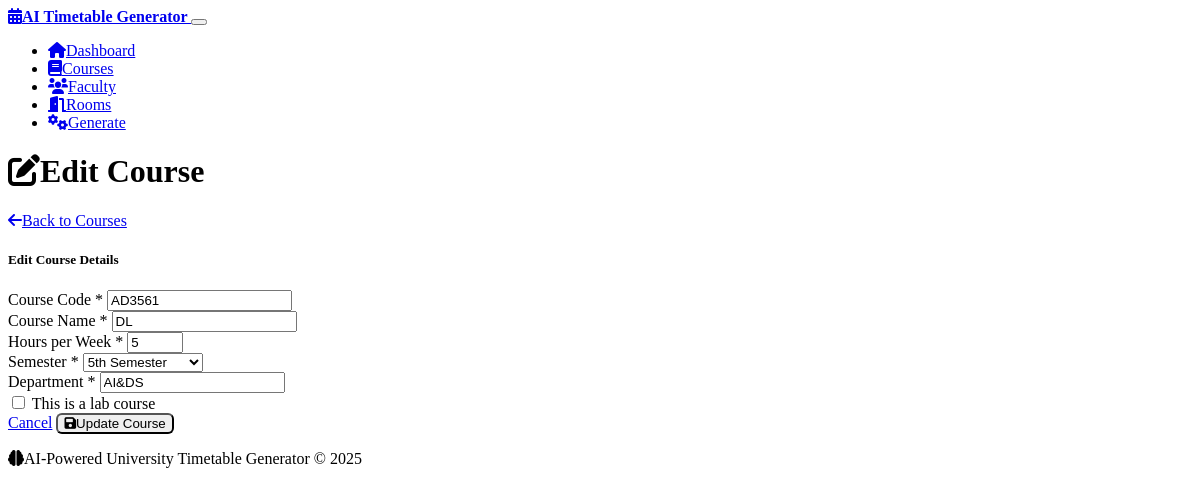
Page /courses/edit/1 on the committed database.
### models.py (models this page shows, shortened)
class Course(db.Model):
    id = db.Column(db.Integer, primary_key=True)
    code = db.Column(db.String(20), unique=True, nullable=False)
    name = db.Column(db.String(100), nullable=False)
    hours_per_week = db.Column(db.Integer, nullable=False)
    semester = db.Column(db.String(20), nullable=False)
    department = db.Column(db.String(50), nullable=False)
    is_lab = db.Column(db.Boolean, default=False)
    created_at = db.Column(db.DateTime, default=datetime.utcnow)

### routes.py (the view, shortened to what this page needs)
@app.route('/courses/edit/<int:course_id>', methods=['GET', 'POST'])
def edit_course(course_id):
    course = Course.query.get_or_404(course_id)
    return render_template('edit_course.html', course=course)

### templates/edit_course.html (shortened to what this page needs)
{% extends "base.html" %}
{% block content %}
<div class="row">
    <div class="col-12">
        <div class="d-flex justify-content-between align-items-center mb-4">
            <h1>
                <i class="fas fa-edit me-2"></i>Edit Course
            </h1>
            <a href="{{ url_for('courses') }}" class="btn btn-secondary">
                <i class="fas fa-arrow-left me-2"></i>Back to Courses
            </a>
        </div>
    </div>
</div>
<div class="row">
    <div class="col-md-8 offset-md-2">
        <div class="card">
            <div class="card-header">
                <h5 class="mb-0">Edit Course Details</h5>
            </div>
            <div class="card-body">
                <form method="POST">
                    <div class="mb-3">
                        <label for="code" class="form-label">Course Code *</label>
                        <input type="text" class="form-control" id="code" name="code" required
                               value="{{ course.code }}" placeholder="e.g., CS101">
                    </div>
                    <div class="mb-3">
                        <label for="name" class="form-label">Course Name *</label>
                        <input type="text" class="form-control" id="name" name="name" required
                               value="{{ course.name }}" placeholder="e.g., Introduction to Computer Science">
                    </div>
                    <div class="mb-3">
                        <label for="hours_per_week" class="form-label">Hours per Week *</label>
                        <input type="number" class="form-control" id="hours_per_week" name="hours_per_week"
                               required min="1" max="10" value="{{ course.hours_per_week }}">
                    </div>
                    <div class="mb-3">
                        <label for="semester" class="form-label">Semester *</label>
                        <select class="form-select" id="semester" name="semester" required>
                            <option value="5th" {{ 'selected' if course.semester == '5th' else '' }}>5th Semester</option>
                        </select>
                    </div>
                    <div class="mb-3">
                        <label for="department" class="form-label">Department *</label>
                        <input type="text" class="form-control" id="department" name="department" required
                               value="{{ course.department }}" placeholder="e.g., Computer Science">
                    </div>
                    <div class="mb-3 form-check">
                        <input type="checkbox" class="form-check-input" id="is_lab" name="is_lab" value="1"
                               {{ 'checked' if course.is_lab else '' }}>
                        <label class="form-check-label" for="is_lab">
                            This is a lab course
                        </label>
                    </div>
                    <div class="d-flex justify-content-end">
                        <a href="{{ url_for('courses') }}" class="btn btn-secondary me-2">Cancel</a>
                        <button type="submit" class="btn btn-primary">
                            <i class="fas fa-save me-2"></i>Update Course
                        </button>
                    </div>
                </form>
            </div>
        </div>
    </div>
</div>
{% endblock %}

### static/style.css (style rules this page uses)
.btn { font-weight: 500; border-radius: 6px; }
.form-label { font-weight: 500; margin-bottom: 0.5rem; }

### rows in the picture
Course: code "AD3561", name "DL", hours_per_week "5", department "AI&DS"
